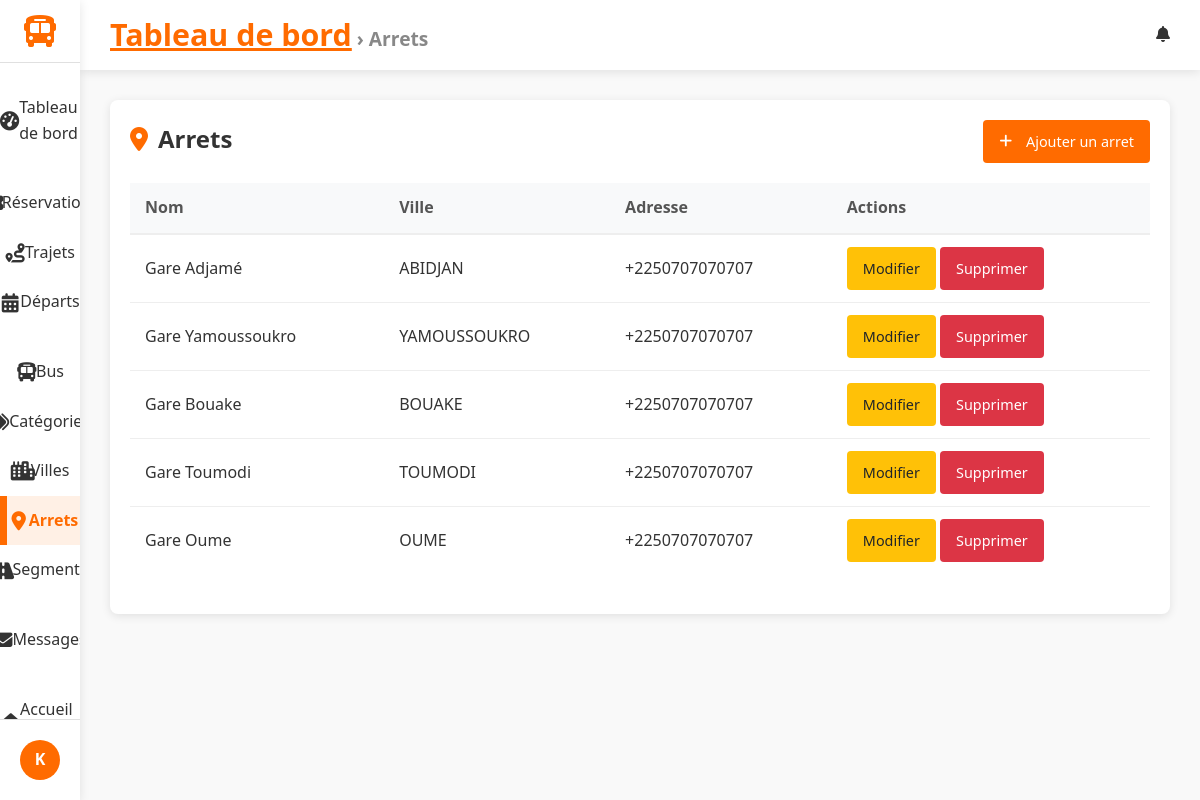
/dashboard/arrets/ (signed in), run on the app's committed database.
### accounts/models.py (models this page shows, shortened)
class CustomUser(AbstractUser):
    phone = models.CharField(max_length=20, blank=True, null=True, verbose_name="Numéro de téléphone")

### trips/models.py (models this page shows, shortened)
class Arret(models.Model):
    ville = models.ForeignKey(Ville, on_delete=models.CASCADE)
    nom = models.CharField(max_length=100)
    adresse = models.CharField(max_length=200)

class Ville(models.Model):
    nom = models.CharField(max_length=100)
    code = models.CharField(max_length=10, unique=True)

### gareci_admin/views.py (the view)
# urls.py: path("arrets/", ArretListView.as_view(), name="arret_list"),
class ArretListView(StaffRequiredMixin, ActiveTabMixin, BreadcrumbMixin, ListView):
    model = Arret
    template_name = "dashboard/arret_list.html"
    active_tab_value = "arrets"
    breadcrumb_title = "Arrets"

### gareci_admin/utils.py (called while the page is built)
    def test_func(self):
        return self.request.user.is_staff

    def get_context_data(self, **kwargs):
        context = super().get_context_data(**kwargs)
        if self.active_tab_value:
            context['active_tab'] = self.active_tab_value
        return context

    def get_context_data(self, **kwargs):
        context = super().get_context_data(**kwargs)
        if self.breadcrumb_title:
            context['breadcrumb_title'] = self.breadcrumb_title
        return context

### gareci_admin/templates/dashboard/arret_list.html (shortened to what this page needs)
{% extends 'dashboard/dashboard_base.html' %}
{% block content %}
<div class="trips-container">
    <div class="trips-header">
        <h2><i class="fas fa-map-marker-alt"></i> Arrets</h2>
        <a href="{% url 'dashboard:arret_add' %}" class="btn btn-primary"><i class="fas fa-plus"></i> Ajouter un arret</a>
    </div>
    <table class="trips-table">
        <thead><tr><th>Nom</th><th>Ville</th><th>Adresse</th><th>Actions</th></tr></thead>
        <tbody>
            {% for arret in object_list %}
            <tr>
                <td>{{ arret.nom }}</td>
                <td>{{ arret.ville.nom }}</td>
                <td>{{ arret.adresse }}</td>
                <td>
                    <a href="{% url 'dashboard:arret_edit' arret.pk %}" class="btn btn-sm btn-warning">Modifier</a>
                    <a href="{% url 'dashboard:arret_delete' arret.pk %}" class="btn btn-sm btn-danger">Supprimer</a>
                </td>
            </tr>
            {% empty %}
            <tr><td colspan="4">Aucun arret.</td></tr>
            {% endfor %}
        </tbody>
    </table>
</div>
{% endblock %}

### gareci_admin/templates/dashboard/dashboard_base.html (shortened to what this page needs)
{% load static %}
<!DOCTYPE html>
<html lang="fr">
<head>
    <link rel="stylesheet" href="https://cdnjs.cloudflare.com/ajax/libs/font-awesome/6.4.0/css/all.min.css">
    <link rel="stylesheet" href="{% static 'css/gareci_admin/dashboards.css' %}">
    <link rel="stylesheet" href="{% static 'css/gareci_admin/reservation_list.css' %}">
    <link rel="stylesheet" href="{% static 'css/gareci_admin/reservation_form.css' %}">
    <link rel="stylesheet" href="{% static 'css/gareci_admin/reservation_confirm_delete.css' %}">
    <link rel="stylesheet" href="{% static 'css/gareci_admin/trip_form.css' %}">
    <link rel="stylesheet" href="{% static 'css/gareci_admin/trip_list.css' %}">
    <link rel="stylesheet" href="{% static 'css/gareci_admin/message_list.css' %}">
    <link rel="stylesheet" href="{% static 'css/gareci_admin/message_form.css' %}">
    <link rel="stylesheet" href="{% static 'css/gareci_admin/message_confirm_delete.css' %}">
    <link rel="stylesheet" href="{% static 'css/gareci_admin/departure_list_.css' %}">
    <link rel="stylesheet" href="{% static 'css/gareci_admin/departure_form.css' %}">
    <link rel="stylesheet" href="{% static 'css/gareci_admin/category_list.css' %}">
    <link rel="stylesheet" href="{% static 'css/gareci_admin/category_form.css' %}">
    <link rel="stylesheet" href="{% static 'css/gareci_admin/bus_list.css' %}">
    <link rel="stylesheet" href="{% static 'css/gareci_admin/bus_form.css' %}">
    <link rel="stylesheet" href="{% static 'css/gareci_admin/searchable_select.css' %}">
</head>
<body>
    <div class="dashboard-container">
        <aside class="sidebar">
            <div class="logo">
                <a href="{% url 'dashboard:index' %}">
                    <i class="fas fa-bus"></i>
                </a>
            </div>
            <nav class="sidebar-nav">
                <ul class="nav-list">
                    <li class="{% if active_tab == 'dashboard' %}active{% endif %}">
                        <a href="{% url 'dashboard:index' %}">
                            <i class="fas fa-tachometer-alt"></i> Tableau de bord
                        </a>
                    </li>
                    <li class="nav-section-header">
                    </li>
                    <li class="{% if active_tab == 'reservations' %}active{% endif %}">
                        <a href="{% url 'dashboard:reservation_list' %}">
                             Réservations
                        </a>
                    </li>
                    <li class="{% if active_tab == 'trips' %}active{% endif %}">
                        <a href="{% url 'dashboard:trip_list' %}">
                            <i class="fas fa-route"></i> Trajets
                        </a>
                    </li>
                    <li class="{% if active_tab == 'departures' %}active{% endif %}">
                        <a href="{% url 'dashboard:depart_list' %}">
                            <i class="fas fa-calendar-alt"></i> Départs
                        </a>
                    </li>
                    <li class="nav-section-header">
                    </li>
                    <li class="{% if active_tab == 'buses' %}active{% endif %}">
                        <a href="{% url 'dashboard:bus_list' %}">
                            <i class="fas fa-bus"></i> Bus
                        </a>
                    </li>
                    <li class="{% if active_tab == 'categories' %}active{% endif %}">
                        <a href="{% url 'dashboard:category_list' %}">
                            <i class="fas fa-tags"></i> Catégories
                        </a>
                    </li>
                    <li class="{% if active_tab == 'villes' %}active{% endif %}">
                        <a href="{% url 'dashboard:ville_list' %}">
                            <i class="fas fa-city"></i> Villes
                        </a>
                    </li>
                    <li class="{% if active_tab == 'arrets' %}active{% endif %}">
                        <a href="{% url 'dashboard:arret_list' %}">
                            <i class="fas fa-map-marker-alt"></i> Arrets
                        </a>
                    </li>
                    <li class="{% if active_tab == 'segments' %}active{% endif %}">
                        <a href="{% url 'dashboard:segment_list' %}">
                            <i class="fas fa-road"></i> Segments
                        </a>
                    </li>
                    <li class="nav-section-header">
                    </li>
                    <li class="{% if active_tab == 'messages' %}active{% endif %}">
                        <a href="{% url 'dashboard:message_list' %}">
                            <i class="fas fa-envelope"></i> Messages
                        </a>
                    </li>
                    <li class="nav-section-header">
                    </li>
                    <li class="{% if active_tab == 'messages' %}active{% endif %}">
                        <a href="{% url 'trips:home' %}">
                            <i class="fas fa-home"></i>Accueil Client
                        </a>
                    </li>
                </ul>
            </nav>
            <div class="sidebar-footer">
                <div class="user-profile">
                    <div class="user-avatar">
                        {% if user.profile.image %}
                            <img src="{{ user.profile.image.url }}" alt="{{ user.username }}">
                        {% else %}
                            <div class="avatar-initials">
                                {{ user.username|slice:":1"|upper }}
                            </div>
                        {% endif %}
                    </div>
                </div>
            </div>
        </aside>
        <main class="main-content">
            <header class="content-header">
                <div class="header-left">
                    <div class="breadcrumbs">
                        {% block breadcrumbs %}
                        <a href="{% url 'dashboard:index' %}">Tableau de bord</a>
                        {% if breadcrumb_title %} &rsaquo; {{ breadcrumb_title }}{% endif %}
                        {% endblock %}
                    </div>
                </div>
                <div class="header-right">
                    {% block header_actions %}
                    <div class="notifications">
                        <i class="fas fa-bell"></i>
                    </div>
                    {% endblock %}
                </div>
            </header>
            <div class="content-wrapper">
                {% block content %}{% endblock %}
            </div>
        </main>
    </div>
</body>
</html>

### static/css/gareci_admin/dashboards.css (style rules this page uses)
:root { --primary: #FF6B00; --primary-dark: #E05D00; --secondary: #0056B3; --dark: #333333; --light: #F5F5F5; --gray: #888888; --light-gray: #E0E0E0; --sidebar-width: 280px; --sidebar-collapsed-width: 80px; --header-height: 70px; --blue: #4285F4; --green: #34A853; --orange: #FBBC05; --red: #EA4335; --border-radius: 8px; --box-shadow: 0 2px 10px rgba(0, 0, 0, 0.1); --transition: all 0.3s ease; }
* { margin: 0; padding: 0; box-sizing: border-box; }
body { font-family: 'Segoe UI', Tahoma, Geneva, Verdana, sans-serif; background-color: #f9f9f9; color: var(--dark); line-height: 1.6; }
.dashboard-container { display: flex; min-height: 100vh; }
.sidebar { width: var(--sidebar-width); background-color: white; box-shadow: var(--box-shadow); display: flex; flex-direction: column; transition: var(--transition); z-index: 100; height: 100vh; position: fixed; }
.logo { display: flex; align-items: center; padding: 20px; border-bottom: 1px solid var(--light-gray); }
.logo a { text-decoration:none ; display: flex; align-items: center; }
.logo i { font-size: 2rem; color: var(--primary); margin-right: 10px; }
.sidebar-nav { flex: 1; padding: 20px 0; overflow-y: auto; }
.nav-list { list-style: none; }
.nav-section-header { padding: 15px 20px 5px; font-size: 0.8rem; text-transform: uppercase; color: var(--gray); letter-spacing: 0.5px; }
.nav-list li a { display: flex; align-items: center; padding: 12px 20px; color: var(--dark); text-decoration: none; transition: var(--transition); }
.nav-list li a i { margin-right: 10px; width: 20px; text-align: center; }
.nav-list li.active a { background-color: rgba(255, 107, 0, 0.1); color: var(--primary); border-left: 3px solid var(--primary); }
li.active { background-color: var(--accent); font-weight: bold; border-left: 4px solid var(--primary); }
.sidebar-footer { padding: 20px; border-top: 1px solid var(--light-gray); }
.user-profile { display: flex; align-items: center; }
.user-avatar { margin-right: 12px; }
.avatar-initials { width: 40px; height: 40px; border-radius: 50%; background-color: var(--primary); color: white; display: flex; align-items: center; justify-content: center; font-weight: bold; }
.main-content { flex: 1; margin-left: var(--sidebar-width); transition: var(--transition); min-height: 100vh; display: flex; flex-direction: column; }
.content-header { display: flex; justify-content: space-between; align-items: center; padding: 0 30px; height: var(--header-height); background-color: white; box-shadow: var(--box-shadow); position: sticky; top: 0; z-index: 90; }
.header-left { display: flex; align-items: center; }
.breadcrumbs { font-size: 1.2rem; color: var(--gray); font-weight: bolder; }
.breadcrumbs a { color: var(--primary); font-size: 1.9rem; font-weight: bolder; }
.header-right { display: flex; align-items: center; gap: 20px; }
.notifications { position: relative; cursor: pointer; }
.content-wrapper { flex: 1; padding: 30px; background-color: #f9f9f9; }
.btn { display: inline-flex; align-items: center; justify-content: center; padding: 8px 16px; border-radius: var(--border-radius); font-weight: 500; cursor: pointer; transition: var(--transition); border: none; font-size: 0.9rem; }
.btn i { margin-right: 6px; }
.btn-primary { background-color: var(--primary); color: white; }
.btn-sm { padding: 4px 10px; border-radius: 4px; font-size: 12px; text-decoration: none; display: inline-block; }
@media (max-width: 1200px) { .sidebar { width: var(--sidebar-collapsed-width); } }
@media (max-width: 1200px) { .logo { justify-content: center; padding: 15px 0; } }
@media (max-width: 1200px) { .logo i { margin-right: 0; } }
@media (max-width: 1200px) { .nav-list li a { justify-content: center; padding: 12px 0; } }
@media (max-width: 1200px) { .nav-list li a i { margin-right: 0; font-size: 1.2rem; } }
@media (max-width: 1200px) { .user-avatar { margin-right: 0; } }
@media (max-width: 1200px) { .main-content { margin-left: var(--sidebar-collapsed-width); } }

### static/css/gareci_admin/reservation_list.css (style rules this page uses)
.btn { display: inline-flex; align-items: center; justify-content: center; padding: 8px 12px; border-radius: 4px; font-weight: 500; text-decoration: none; font-size: 0.85rem; transition: all 0.3s; border: none; cursor: pointer; }
.btn-sm { padding: 6px 10px; font-size: 0.8rem; }
.btn-warning { background-color: #ffc107; color: #212529; }
.btn-danger { background-color: #dc3545; color: white; }

### data on the page
CustomUser: username "K"
Arret: nom "Gare Adjamé", ville.nom "ABIDJAN", adresse "+2250707070707"
Arret: nom "Gare Yamoussoukro", ville.nom "YAMOUSSOUKRO", adresse "+2250707070707"
Arret: nom "Gare Bouake", ville.nom "BOUAKE", adresse "+2250707070707"
Arret: nom "Gare Toumodi", ville.nom "TOUMODI", adresse "+2250707070707"
Arret: nom "Gare Oume", ville.nom "OUME", adresse "+2250707070707"

### other printed values
{{ breadcrumb_title }} "Arrets"
